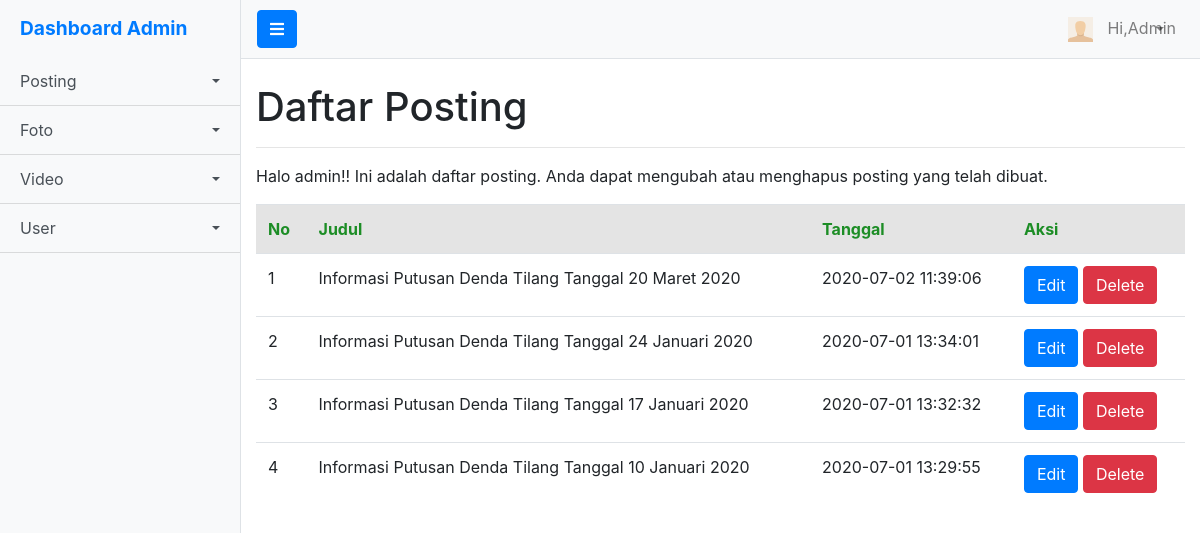
Page /control/lihat.php (signed in) on the committed database.
### tables this page shows
CREATE TABLE `posting` (
  `id_post` int(11) NOT NULL,
  `judul` varchar(255) NOT NULL,
  `foto` varchar(255) NOT NULL,
  `body` text NOT NULL,
  `tanggal` timestamp NOT NULL DEFAULT current_timestamp() ON UPDATE current_timestamp()
);

### control/lihat.php (the view, shortened to what this page needs)
<?php
include "header.php";
include 'config.php';
  ?>
  <?php
$q  = mysqli_query($conn, "SELECT * FROM posting ORDER BY id_post DESC") or die(mysqli_error($conn));
 ?>
      <div class="container-fluid">
        <h1 class="mt-4">Daftar Posting</h1><hr/>
        <p>Halo admin!! Ini adalah daftar posting. Anda dapat mengubah atau menghapus posting yang telah dibuat.</p>
      </div>
      <div class="container-fluid">
              <div class="span6">
                <table class="table table-hover">
                  <thead style="font-weight:bold;color: #1C8D25;background: #E4E4E4;">
                    <tr>
                      <td>No</td>
                      <td>Judul</td>
                      <td>Tanggal</td>
                      <td>Aksi</td>
                    </tr>
                  </thead>
                  <tbody>
                  <?php
                  $i = 1;
                  while ($post = mysqli_fetch_array($q)) {
                    ?>
                    <tr>
                      <td><?php echo $i; ?></td>
                      <td><?php echo $post['judul']; ?></td>
                      <td><?php echo $post['tanggal']; ?></td>
                      <td><a href="edit.php?id=<?php echo $post['id_post']; ?>" class="btn btn-primary">Edit</a> <a href="?id=<?php echo $post['id_post']; ?>" onclick="confirm('Apakah anda yakin?')" class="btn btn-danger">Delete</a></td>
                    </tr>
                    <?php
                    $i++;
                  }
                   ?>
                  </tbody>
                </table>
              </div>
    </div>
  </div>
</body>
</html>

### rows in the picture
posting: judul "Informasi Putusan Denda Tilang Tanggal 20 Maret 2020", tanggal "2020-07-02 11:39:06"
posting: judul "Informasi Putusan Denda Tilang Tanggal 24 Januari 2020", tanggal "2020-07-01 13:34:01"
posting: judul "Informasi Putusan Denda Tilang Tanggal 17 Januari 2020", tanggal "2020-07-01 13:32:32"
posting: judul "Informasi Putusan Denda Tilang Tanggal 10 Januari 2020", tanggal "2020-07-01 13:29:55"
